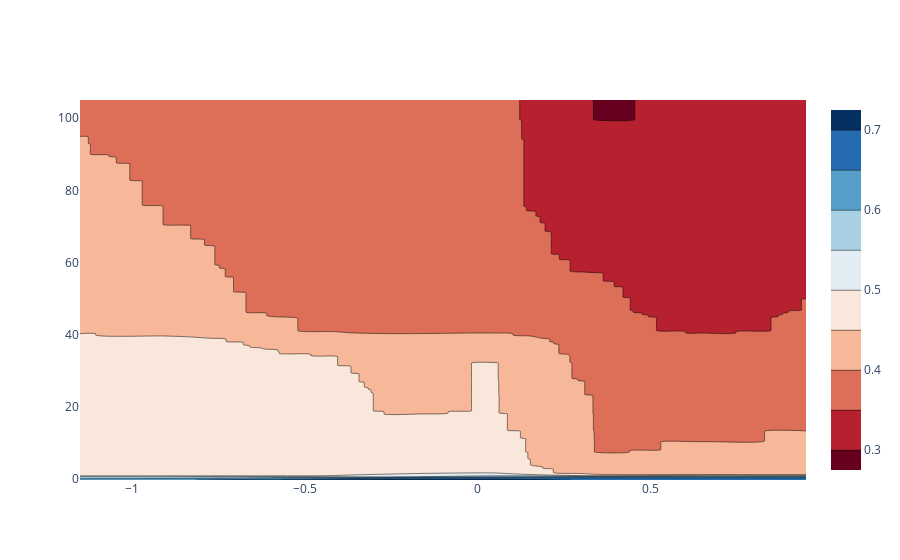
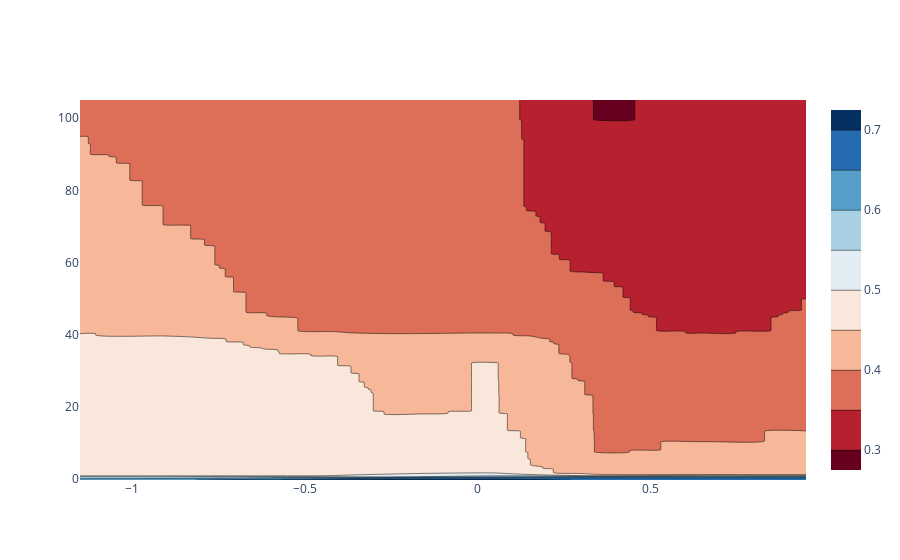

Write notebook code for charts like these, in order.
### Markdown cell above
### Probability Estimates with go.Contour: <i>import plotly.graph_objects as go</i>
Just like the previous example, we will first train our kNN model on the training set.

Instead of predicting the conference for the test set, we can predict the confidence map for the entire area that wraps around the dimensions of our dataset. To do this, we use np.meshgrid to create a grid, where the distance between each point is denoted by the mesh_size variable.

Then, for each of those points, we will use our model to give a confidence score, and plot it with a contour plot.
In this example, we will use graph objects, Plotly's low-level API for building figures.

### Code cell
# Create a mesh grid on which we will run our model
import plotly.graph_objects as go
mesh_size = .3
margin = 0.25
x_min, x_max = x[:, 0].min() - margin, x[:, 0].max() + margin
y_min, y_max = x[:, 1].min() - margin, x[:, 1].max() + margin
xrange = np.arange(x_min, x_max, mesh_size)
yrange = np.arange(y_min, y_max, mesh_size)
xx, yy = np.meshgrid(xrange, yrange)


Z = knn.predict_proba(np.c_[xx.ravel(), yy.ravel()])[:, 1]
Z = Z.reshape(xx.shape)


# Plot the figure
fig = go.Figure(data=[
    go.Contour(
        x=xrange,
        y=yrange,
        z=Z,
        colorscale='RdBu'
    )
])
fig.show()

### Figure 1 — Plotly figure (JSON) as saved in the notebook; plotly's stock layout.template omitted (floating-point values rounded to 4 significant figures; data arrays with more than 128 entries replaced by an {"elided": "..."} marker saying what was removed)
{"data": [{"colorscale": [[0, "rgb(103,0,31)"], [0.1, "rgb(178,24,43)"], [0.2, "rgb(214,96,77)"], [0.3, "rgb(244,165,130)"], [0.4, "rgb(253,219,199)"], [0.5, "rgb(247,247,247)"], [0.6, "rgb(209,229,240)"], [0.7, "rgb(146,197,222)"], [0.8, "rgb(67,147,195)"], [0.9, "rgb(33,102,172)"], [1, "rgb(5,48,97)"]], "type": "contour", "x": [-1.15, -0.85, -0.55, -0.25, 0.05, 0.35, 0.65, 0.95], "y": {"elided": "352 float values"}, "z": {"elided": "352x8 float values"}}], "layout": {}}

### Figure 2 — Plotly figure (JSON) as saved in the notebook; plotly's stock layout.template omitted (floating-point values rounded to 4 significant figures; data arrays with more than 128 entries replaced by an {"elided": "..."} marker saying what was removed)
{"data": [{"colorscale": [[0, "rgb(103,0,31)"], [0.1, "rgb(178,24,43)"], [0.2, "rgb(214,96,77)"], [0.3, "rgb(244,165,130)"], [0.4, "rgb(253,219,199)"], [0.5, "rgb(247,247,247)"], [0.6, "rgb(209,229,240)"], [0.7, "rgb(146,197,222)"], [0.8, "rgb(67,147,195)"], [0.9, "rgb(33,102,172)"], [1, "rgb(5,48,97)"]], "type": "contour", "x": [-1.15, -0.85, -0.55, -0.25, 0.05, 0.35, 0.65, 0.95], "y": {"elided": "352 float values"}, "z": {"elided": "352x8 float values"}}], "layout": {}}
